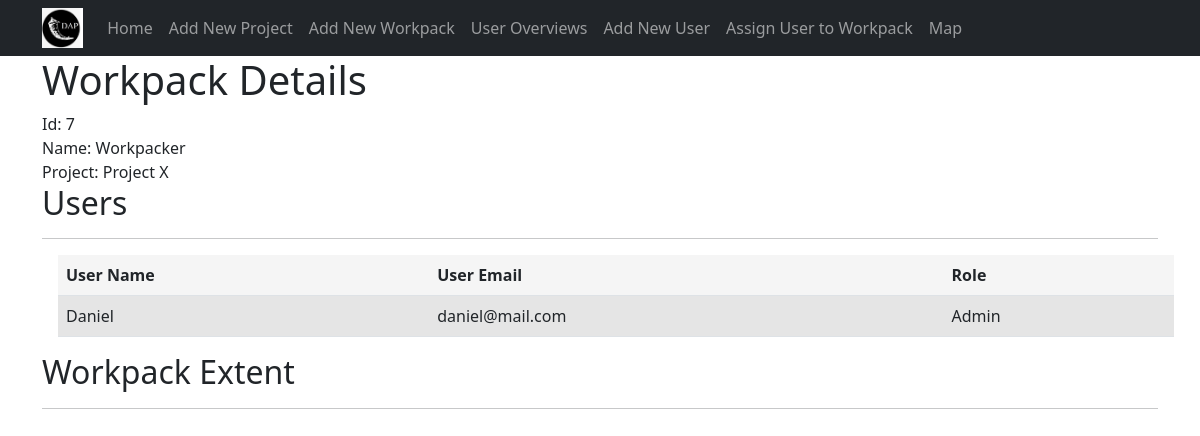
Page /workpack/7 on the committed database.
### tables this page shows
CREATE TABLE dap_workpack (
	uid integer PRIMARY KEY AUTOINCREMENT,
	workpack_name text,
	project_id integer,
	workpack_extent text
);

CREATE TABLE dap_project (
	uid integer PRIMARY KEY AUTOINCREMENT,
	project_name text,
	project_db text
);

CREATE TABLE dap_user (
	uid integer PRIMARY KEY AUTOINCREMENT,
	user_name text,
	user_email text
);

CREATE TABLE dap_role (
	uid integer PRIMARY KEY AUTOINCREMENT,
	role_name text,
	role_level integer
);

### app.py (the view)
@app.route("/workpack/<int:index>")
def workpack_view(index):
    try:
        workpack = get_specific_workpack(index)
        workpack_details = get_specific_workpack_details(index)
        wkp_headings = ("User Name", "User Email", "Role")
        wkp_data = []
        for row in workpack_details:
            wkp_data.append((row.get('user'),
                            row.get('user_email'),
                            row.get('role'))
                            )
        coords = workpack.get("extent")
        lat = float(coords.split(",")[0])
        lon = float(coords.split(",")[1])
        coords_formatted = (lat,lon
                            )
        coord_dict = {"lat": lat,
                      "lon": lon
                      }
        print (coord_dict)
        return render_template("workpack.html",
                               index=index,
                               workpack=workpack,
                               workpack_details=workpack_details,
                               headings=wkp_headings,
                               data=wkp_data,
                               coords=coord_dict
        )
    except IndexError:
        abort(404)

### app.py (called while the page is built)
@app.teardown_appcontext
def close_connection(exception):
    db = getattr(g, "_database", None)
    if db is not None:
        db.close()

### model.py (called while the page is built)
def get_db():
    db = getattr(g, "_database", None)
    if db is None:
        db = g._database = sqlite3.connect("db/dap_admin.db")
    return db

def get_workpacks():
    conn = get_db()
    c = conn.cursor()
    workpacks_from_db = c.execute("""SELECT w.uid as wkp_id,
                    p.project_name, w.workpack_name, w.workpack_extent
                    FROM
                    dap_project AS p
                    INNER JOIN dap_workpack AS w ON p.uid = w.project_id
                    ORDER BY p.uid
    """)
    workpacks = []
    for row in workpacks_from_db:
        workpack = {
            "id": row[0],
            "project": row[1],
            "workpack": row[2],
            "extent": row[3]
        }
        workpacks.append(workpack)
    return workpacks

def get_specific_workpack(id):
    workpacks = get_workpacks()
    for row in workpacks:
        if row['id'] == id:
            return row

def get_specific_workpack_details(id):
    workpacks = get_workpack_details(id)
    return workpacks

### templates/workpack.html (shortened to what this page needs)
{% extends 'base.html' %}
{% set active_page = 'new_item' %}
{% block content %}
    <h1>Workpack Details </h1>
    Id: {{index}}<br>
    Name: {{workpack.workpack}}<br>
    Project: {{workpack.project}}<br>
<div class="users">
    <h2>Users</h2><hr>
      {% include 'static_table.html' %}
</div>
<div class="map_extent">
    <h2>Workpack Extent</h2><hr>
      {% include 'map.html' %}
{% endblock %}

### templates/static_table.html (shortened to what this page needs)
<!DOCTYPE html>
<html lang="en">
<head>
    <link rel="stylesheet" href="/static/css/style.css" />
</head>
<body>
    <table class="table">
        <tr class="table__header">
            {% for header in headings %}
            <th class="table__cell">  {{ header }}</th>
            {% endfor %}
        </tr>
        {% for row in data %}
        <tr class="table__row">
            {% for cell in row %}
                <td class="table__cell">{{ cell }}</td>
            {% endfor %}
        </tr>
        {% endfor %}
    </table>
</body>
</html>

### static/css/style.css (style rules this page uses)
body { padding-top: 56px; }
.table__row:nth-child(even) { background-color: #e5e5e5; }
.table { border-spacing: 0; margin: 1rem; background-color: #f5f5f5; }
.table__header { text-align: left; }
.table__cell { padding: 8px; }

### rows in the picture
dap_workpack: workpack "Workpacker"
dap_project: project "Project X"
dap_user: user_name "Daniel", user_email "daniel@mail.com"
dap_role: role_name "Admin"

### other values in the picture
{{ index }} "7"
{{ header }} "User Name" "User Email" "Role"
